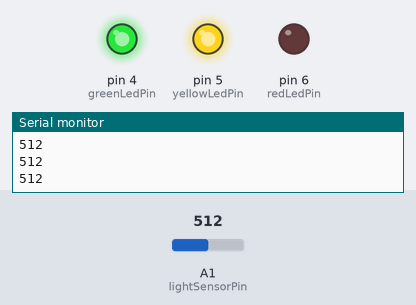
Recording of a sketch running on a simulated Arduino Uno, built with avr-gcc and run on an emulated ATmega328P. On the bench: output pins drawn as LEDs (lit = HIGH), the last lines printed to the serial monitor. The inputs (shaded band) are chosen by the test bench; at power-on: A1 (lightSensorPin) = 512.

Above: at 1.2 s.
1.3 s: A1 (lightSensorPin) set to 259
2.8 s: A1 (lightSensorPin) set to 233
At 3.9 s:
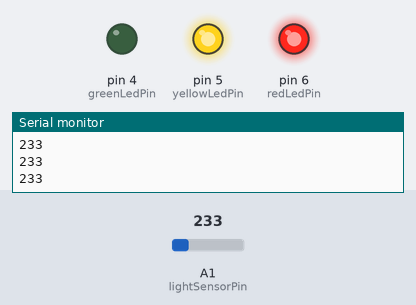
4.3 s: A1 (lightSensorPin) set to 260
At 5.2 s:
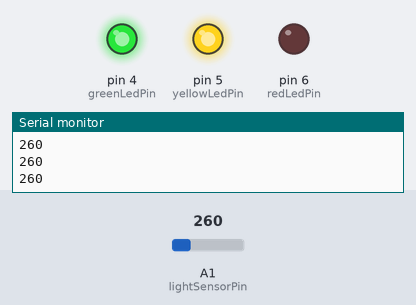
5.9 s: A1 (lightSensorPin) set to 240
At 6.5 s:
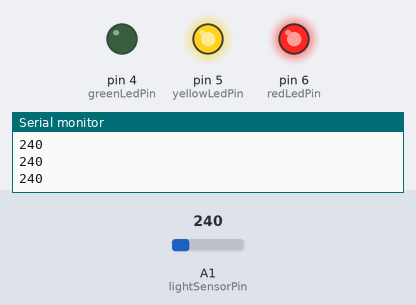
Timing chart, 0 to 8.5 s (numbered marks = the images above; inputs shaded):
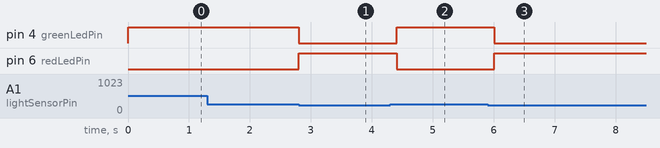

Measured:
- the behaviour switches between 250 and 249 on A1 (lightSensorPin) (found by bisection; images 0 and 1)
- after the input at 2.8 s, pin 4 (greenLedPin): HIGH → LOW at once; pin 6 (redLedPin): LOW → HIGH at once
- after the input at 4.3 s, pin 4 (greenLedPin): LOW → HIGH after 0.11 s; pin 6 (redLedPin): HIGH → LOW after 0.11 s
- after the input at 5.9 s, pin 4 (greenLedPin): HIGH → LOW after 0.11 s; pin 6 (redLedPin): LOW → HIGH after 0.11 s

The sketch:

photosensor.ino
```cpp
int greenLedPin = 4;
int yellowLedPin = 5;
int redLedPin = 6;

int lightSensorPin = A1;
int analogValue = 0;

void setup() {
  pinMode(greenLedPin, OUTPUT);
  pinMode(yellowLedPin,OUTPUT);
  pinMode(redLedPin,OUTPUT);
  digitalWrite(yellowLedPin, HIGH);
  Serial.begin(9600);
}

void loop(){
  analogValue = analogRead(lightSensorPin);
  Serial.println(analogValue);
  if(analogValue < 250){
    digitalWrite(redLedPin, HIGH);
    digitalWrite(greenLedPin, LOW);
  }
  if(analogValue > 250){
    digitalWrite(greenLedPin, HIGH);
    digitalWrite(redLedPin, LOW);
  }
  delay(200);
}
```
